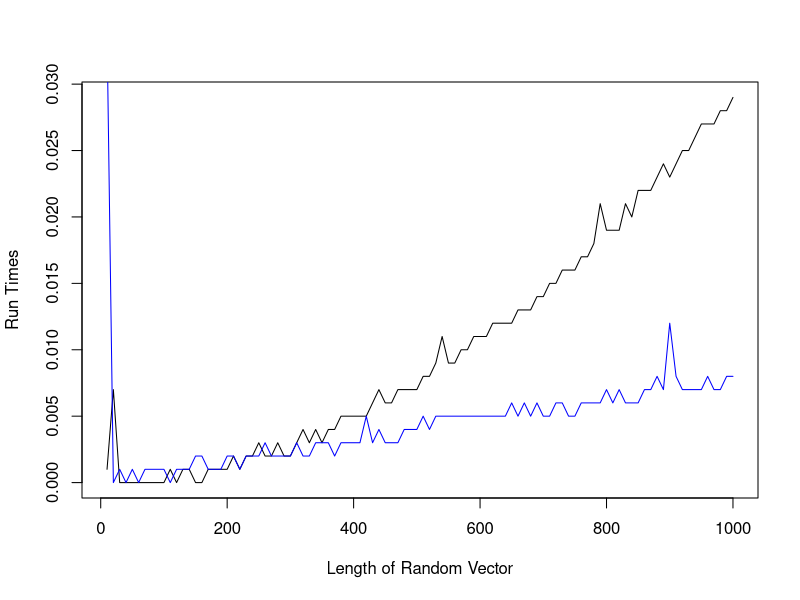

This figure's R source:
####################################################################
# BEGIN ASSIGNMENT
# SOLUTIONS BY JEREMIAH ROUNDS
####################################################################


######################################################
# Problem 2
# Implement a selection sort in the following function.
# Input ---
# 	A: a numeric vector to be sorted
# Return: a numeric vector corresponding to sorted A.
#####################################################


selection.sort = function(A){
	nlength = length(A)
	#prefixing an i to indicate an index
	for(ifill in 1:nlength){
		#fill up from the bottom 
		imin = ifill	
		for(isearch in ifill:nlength){ 	#look for min
			if(A[isearch] < A[imin]){ 		#found something lower
				imin = isearch
			}
		}
		
		#swap
		tmp = A[imin]
		A[imin] = A[ifill]
		A[ifill] = tmp
	}
	return(A)
}


######################################################
# Problem 3
# Implement a bubble sort in the following function.
# Input ---
# 	A: a numeric vector to be sorted
# Return: a numeric vector corresponding to sorted A
######################################################

bubble.sort = function(A){
	#TODO: write code to sort A via a bubble sort and return(sortedA)
	largest_top = length(A) - 1
	for(top in largest_top:1){
		for(j in 1:top){
			#bubble the largest to the top 
			if(A[j] > A[j+1]){
				#then swap
				tmp = A[j+1]
				A[j+1] = A[j]
				A[j] = tmp
			}
		}
	}
	return(A)
}


#####################################################################
# Problem 4
# Implement a merge sort in the following function.
# Input ---
#	A: a numeric vector to be sorted
# Return: a numeric vector corresponding to sorted A
#####################################################################

merge.sort = function(A){
	#TODO: write code to sort A via a merge sort and return(sortedA)
	
	#terminate recursion condition
	nlength = length(A)
	if(nlength == 1) return(A)
	
	#otherwise do work
	imiddle = floor(nlength/2)						#length at least 2 so imiddle >= 1
	sorted_lower_A = merge.sort(A[1:imiddle])
	imiddle = imiddle + 1  	#can this index past the end of the array? No because of floor	
	sorted_upper_A = merge.sort(A[imiddle:nlength])
	
	#now merge them
	return(merge.array(sorted_lower_A, sorted_upper_A))
	
	
	
}

###############################################################################
# merge.array is a helper function that merges sorted arrays
# input ----
#		-A is a sorted array 
#		-B is a sorted array
# return ----
#		A sorted array with all the entries in A and B.
#
###############################################################################
merge.array = function(A,B){	
	nA = length(A) 
	nB = length(B)
	nret = nA + nB
	ret = numeric(nret)  #array to be filled for return
	
	
	#step through finding the lowest unused value at each step and take it
	iA = 1  #lowest unused index in A.	
	iB = 1  #lowest unused index in B.
	for(i in 1:nret){
		if(A[iA] < B[iB]){
			ret[i] = A[iA]
			iA = iA + 1
			if(iA > nA) 
				break  #end the loop and fill with the other array
			
		} else {
			ret[i] = B[iB]
			iB = iB + 1
			if(iB > nB)
				break
		}
	}
	#browser()
	if(i != nret){    #above we were folding into ret, but we arn't done so one array must have been exhausted and broke the loop
		i = i + 1
		if(iA <= nA){  								#must have exausted B
			ret[i:nret] = A[iA:nA]
		}else{										#must have exausted A
			ret[i:nret] = B[iB:nB]
		}
	}
	
	return(ret)	
}

###############################################################################
# Problem 5
# Implement a binary.search in the following function.
# Inputs ---
# 	A: a sorted numeric vector to be searched 
#	val: a value to be searched for in the vector
# Return: an integer.  
#		The return integer should be such that: 
#			if return_integer > 1 then
#					A[return_integer - 1] < val <= A[return_integer]
#			else
#				val <= A[1]  
#		as indicated in the course notes.  For further information see the algorithm notes.
###############################################################################

binary.search = function(A,val){	
	nlength = length(A)
	#base case
	if(nlength == 0)
		return(1)
	if(nlength == 1){
		if(A[1] < val) 
			return(2)
		else
			return(1)
	}
	
	mid = ceiling(nlength/2)
	if(A[mid] < val){
		return(mid + binary.search(A[(mid+1):nlength],val))
	}else{
		return(binary.search(A[1:mid], val))
	} 
	
	
}



#############################################################################
# Problem 6
# Implement scripts and comments for problem 6 here.
# Instructions:
# Propose input array A to selection.sort() and bubble.sort() which would result in a
# much faster execution for bubble.sort(A) than selection.sort(A). Demonstrate your findings
# using system.time function in R.
# PLEASE ADD USEFUL COMMENTS FOR ME TO INTERPRET YOUR WORK.
#############################################################################


#TODO: Implement problem 6.











#############################################################################
# Problem 7
# Implement scripts and comments for problem 7 here.
# Instructions:
# Evaluate the performance of merge.sort(A) versus that of selection.sort(A) by
# varying the length of the input vector A. Use plot function in R.
# PLEASE ADD USEFUL COMMENTS FOR ME TO INTERPRET YOUR WORK.
#############################################################################

#TODO: Implement problem 7.
testN = (1:100)*10
ntestN = length(testN)
merge_runtime = numeric(ntestN)
selection_runtime = numeric(ntestN)

#we arn't over thinking this solution.  We might do a bunch of runs at each N and average for example.
#Instead we are just going to time random vectors of random length and plot what we get. 

for(i in 1:ntestN){
	N = testN[i]
	x = runif(N)
	gc()		#gc before timing is always advised
	times = system.time(merge.sort(x))
	merge_runtime[i] = times[3]  #elapsed
	gc()
	times = system.time(selection.sort(x))
	selection_runtime[i] = times[3]

}  

ylab = "Run Times"
xlab = "Length of Random Vector"
plot(testN,selection_runtime,type="l",xlab=xlab,ylab=ylab)
lines(testN,merge_runtime,col="blue")






#############################################################################
# END OF ASSIGNMENT
# You may put any code you want below this line.
# You may have debugging code you want with this file etc.
#############################################################################

#TODO: Whatever you want.  I recommend writing testing code for your sort routines.
testASort = function(sort_function, name, input, expected_output){
	ms = -expected_output
	try({
		ms = sort_function(input)
	})
	if(all(ms == expected_output)){
		cat("\t",name," PASSED\n")
		return(TRUE)
	}else{
		cat("\t",name," FAILED\n")
		return(FALSE)
	}
	
}
testSorts = function(input){
	expected_output = sort(input)
	pass = TRUE
	pass = pass & testASort(selection.sort, "selection.sort",input, expected_output)
	pass = pass & testASort(bubble.sort,"bubble.sort",input, expected_output)
	pass = pass & testASort(merge.sort,"merge.sort", input, expected_output)
	if(pass)
		cat("...All sorts PASSED!\n")
	else
		cat("...At least one sort FAILED!\n")
	return(pass)
	
}
testSortRoutines = function(){
	cat("=============== TEST SORTS ==================\n")
	set.seed(1)
	#not testing length 1 vector because of the way R can behave with length 1 vectors bringing in subtle issues.
	cat("Test sorted: \n")
	testSorts(1:100)
	cat("Test reverse sorted: \n")
	testSorts(100:1)
	cat("Test length 2 random data: \n")
	testSorts(runif(2) - .5)
	cat("Test random data: \n")
	testSorts(runif(100) - .5)
	
	
	
	
	
	
	
}

testBinarySearchSingle = function(message, input_vec, input_val, expected_ret){
	cat("\t", message, ": ")
	ret = -2
	try({
		ret = binary.search(input_vec, input_val)
	})
	passed = FALSE
	try({
		if(ret == expected_ret)
			passed = TRUE
	})
	if(passed)
		cat("...PASSED\n")
	else 
		cat("...FAILED\n")
}

testBinarySearchAll = function(){
	cat("=============== TEST BINARY SEARCH ==================\n")
	cat("---Length 2 random vector---\n")	
	invec = sort(runif(2) - .5)
	testBinarySearchSingle("First entry random vector", invec,invec[1],1)
	n = length(invec)
	testBinarySearchSingle("Last entry random vector", invec, invec[n],n)
	#browser()
	testBinarySearchSingle("Between entries 1 and 2",invec, mean(invec[1:2]), 2)  #probability zero that this is the wrong return if invec[1] == invec[2]
	testBinarySearchSingle("Between entries n-1 and n", invec, mean(invec[(n-1):n]), n)
	n = ceiling(length(invec)*.75) 
	testBinarySearchSingle("Between upper .75 quantile", invec, mean(invec[(n-1):n]), n)
	testBinarySearchSingle("Under all entries", invec, min(invec) - 1, 1)
	testBinarySearchSingle("Over all entries", invec, max(invec) + 1, length(invec)+1)
	
	cat("---Length 3 random vector---\n")
	invec = sort(runif(3) - .5)
	testBinarySearchSingle("First entry random vector", invec,invec[1],1)
	n = 2
	testBinarySearchSingle("Second entry random vector", invec, invec[n],n)
	n = length(invec)
	testBinarySearchSingle("Last entry random vector", invec, invec[n],n)
	#browser()
	testBinarySearchSingle("Between entries 1 and 2",invec, mean(invec[1:2]), 2)  #probability zero that this is the wrong return if invec[1] == invec[2]
	testBinarySearchSingle("Between entries n-1 and n", invec, mean(invec[(n-1):n]), n)
	n = ceiling(length(invec)*.75) 
	testBinarySearchSingle("Between upper .75 quantile", invec, mean(invec[(n-1):n]), n)
	testBinarySearchSingle("Under all entries", invec, min(invec) - 1, 1)
	testBinarySearchSingle("Over all entries", invec, max(invec) + 1, length(invec)+1)
	
	cat("---Length 100 random vector---\n")

	invec = sort(runif(100) - .5)
	testBinarySearchSingle("First entry random vector", invec,invec[1],1)
	n = length(invec)
	testBinarySearchSingle("Last entry random vector", invec, invec[n],n)
	n = 23
	testBinarySearchSingle("Arbitrary odd location random vector", invec, invec[n], n)
	n = 22
	testBinarySearchSingle("Arbitrary even location random vector", invec, invec[n], n)
	n = length(invec)
	testBinarySearchSingle("Last entry random vector", invec, invec[n],n)
	#browser()
	testBinarySearchSingle("Between entries 1 and 2",invec, mean(invec[1:2]), 2)  #probability zero that this is the wrong return if invec[1] == invec[2]
	testBinarySearchSingle("Between entries n-1 and n", invec, mean(invec[(n-1):n]), n)
	n = ceiling(length(invec)*.75) 
	testBinarySearchSingle("Between upper .75 quantile", invec, mean(invec[(n-1):n]), n)
	testBinarySearchSingle("Under all entries", invec, min(invec) - 1, 1)
	testBinarySearchSingle("Over all entries", invec, max(invec) + 1, length(invec)+1)
	
	cat("---Length 101 random vector---\n")

	invec = sort(runif(101) - .5)
	testBinarySearchSingle("First entry random vector", invec,invec[1],1)
	n = length(invec)
	testBinarySearchSingle("Last entry random vector", invec, invec[n],n)
	n = 23
	testBinarySearchSingle("Arbitrary odd location random vector", invec, invec[n], n)
	n = 22
	n = length(invec)
	testBinarySearchSingle("Last entry random vector", invec, invec[n],n)
	#browser()
	testBinarySearchSingle("Between entries 1 and 2",invec, mean(invec[1:2]), 2)  #probability zero that this is the wrong return if invec[1] == invec[2]
	testBinarySearchSingle("Between entries n-1 and n", invec, mean(invec[(n-1):n]), n)
	n = ceiling(length(invec)*.75) 
	testBinarySearchSingle("Between upper .75 quantile", invec, mean(invec[(n-1):n]), n)
	testBinarySearchSingle("Under all entries", invec, min(invec) - 1, 1)
	testBinarySearchSingle("Over all entries", invec, max(invec) + 1, length(invec)+1)
	
	
	


}

testHW1 = function(){
	cat("=============================================\n")
	cat("             Output of testHW1()        \n")
	cat(" 		       See Solutions...          \n")
	cat("=============================================\n")
	testSortRoutines()
	testBinarySearchAll()
}

testHW1()























